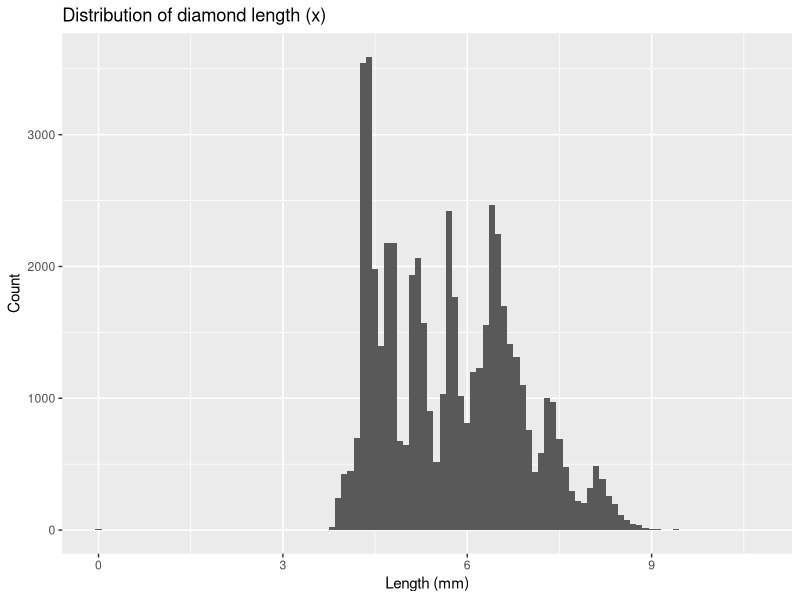
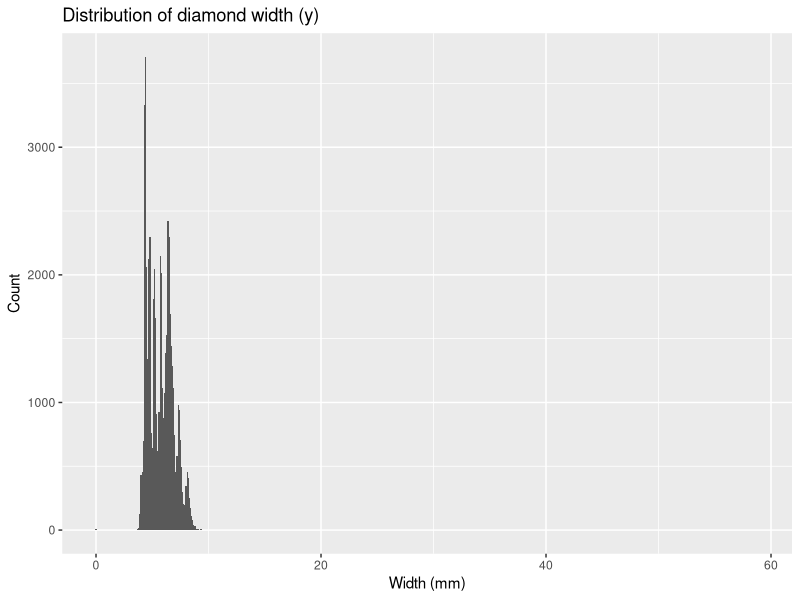
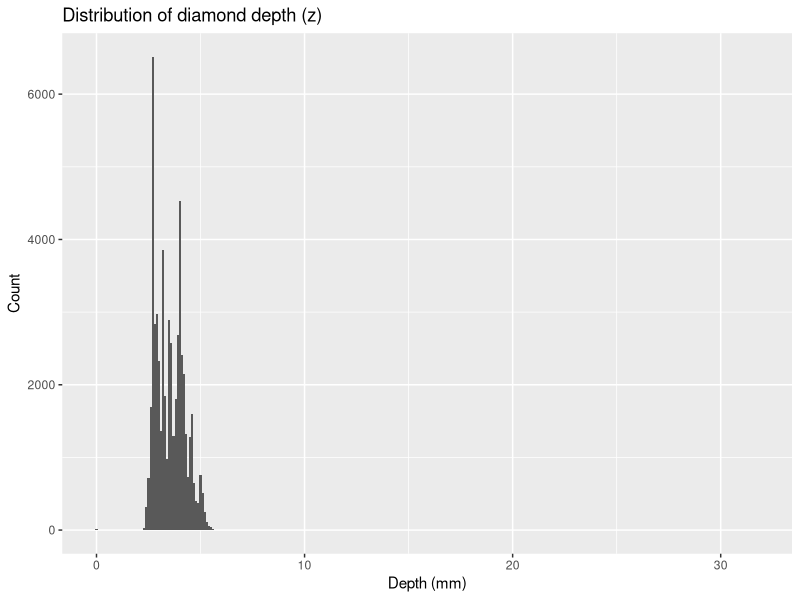
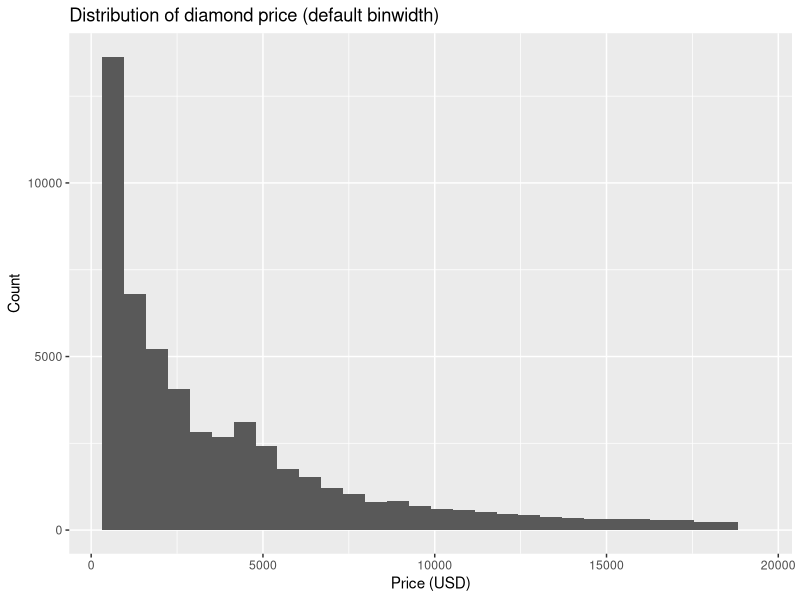
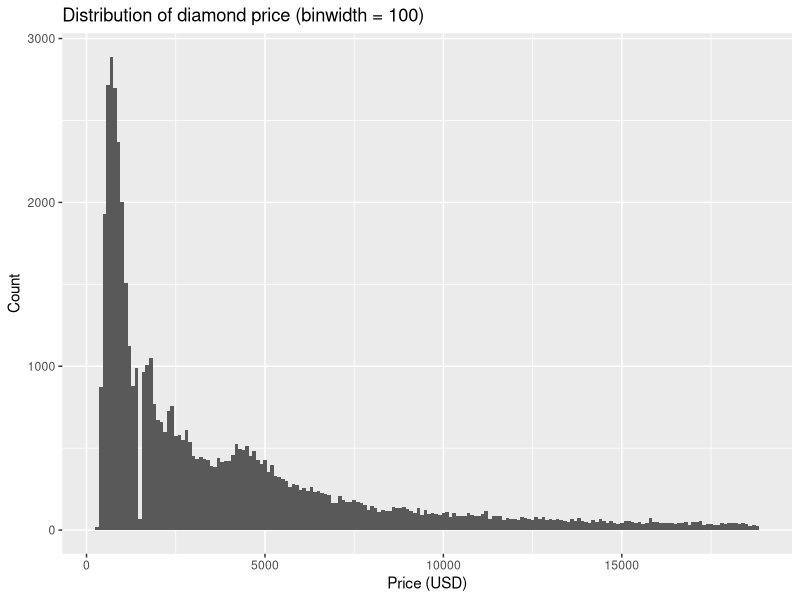
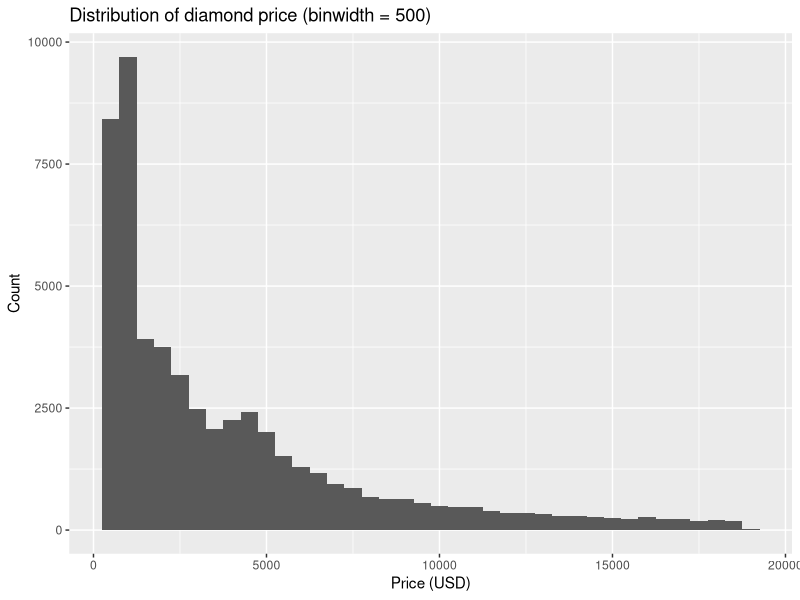
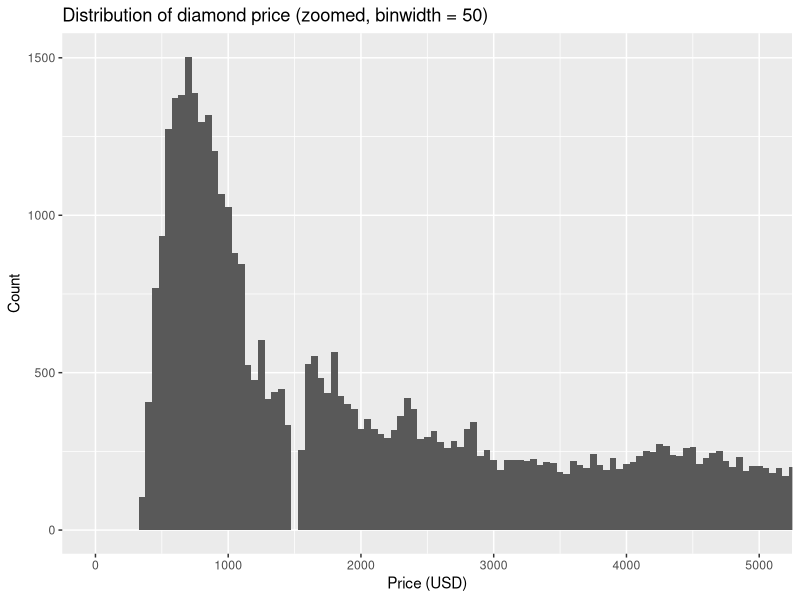
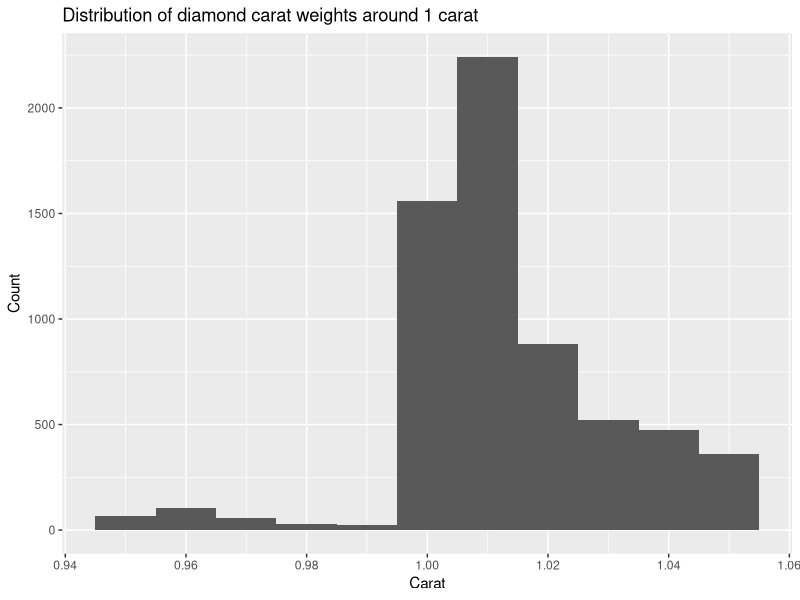

The R script that drew these images, in order:
## ---- chunk 1
knitr::opts_chunk$set(echo = TRUE)
library(tidyverse)
## ---- chunk 2
# Load the diamonds dataset
data(diamonds)

# Explore the x variable (length in mm)
ggplot(diamonds, aes(x = x)) +
  geom_histogram(binwidth = 0.1) +
  labs(title = "Distribution of diamond length (x)", 
       x = "Length (mm)",
       y = "Count")

# Get summary statistics for x
summary(diamonds$x)
## ---- chunk 3
# Explore the y variable (width in mm)
ggplot(diamonds, aes(x = y)) +
  geom_histogram(binwidth = 0.1) +
  labs(title = "Distribution of diamond width (y)", 
       x = "Width (mm)",
       y = "Count")

# Get summary statistics for y
summary(diamonds$y)
## ---- chunk 4
# Explore the z variable (depth in mm)
ggplot(diamonds, aes(x = z)) +
  geom_histogram(binwidth = 0.1) +
  labs(title = "Distribution of diamond depth (z)", 
       x = "Depth (mm)",
       y = "Count")

# Get summary statistics for z
summary(diamonds$z)
## ---- chunk 5
# Default histogram of price
ggplot(diamonds, aes(x = price)) +
  geom_histogram() +
  labs(title = "Distribution of diamond price (default binwidth)",
       x = "Price (USD)",
       y = "Count")
## ---- chunk 6
# Try a small binwidth to see more detail
ggplot(diamonds, aes(x = price)) +
  geom_histogram(binwidth = 100) +
  labs(title = "Distribution of diamond price (binwidth = 100)",
       x = "Price (USD)",
       y = "Count")
## ---- chunk 7
# Try a larger binwidth
ggplot(diamonds, aes(x = price)) +
  geom_histogram(binwidth = 500) +
  labs(title = "Distribution of diamond price (binwidth = 500)",
       x = "Price (USD)",
       y = "Count")
## ---- chunk 8
# Zoom in on the lower price range with small binwidth
ggplot(diamonds, aes(x = price)) +
  geom_histogram(binwidth = 50) +
  coord_cartesian(xlim = c(0, 5000)) +
  labs(title = "Distribution of diamond price (zoomed, binwidth = 50)",
       x = "Price (USD)",
       y = "Count")
## ---- chunk 9
# Count diamonds of 0.99 carats
diamonds_099 <- subset(diamonds, carat == 0.99)
nrow(diamonds_099)
## ---- chunk 10
# Count diamonds of 1 carat
diamonds_1 <- subset(diamonds, carat == 1)
nrow(diamonds_1)
## ---- chunk 11
# Count diamonds of 0.99 carats
diamonds_099 <- subset(diamonds, carat == 0.99)
count_099 <- nrow(diamonds_099)
print(paste("Number of diamonds with 0.99 carats:", count_099))

# Count diamonds of 1 carat
diamonds_1 <- subset(diamonds, carat == 1)
count_1 <- nrow(diamonds_1)
print(paste("Number of diamonds with 1 carat:", count_1))

# Create a subset for visualization
diamonds_around_1 <- subset(diamonds, carat >= 0.95 & carat <= 1.05)

# Plot the distribution
ggplot(diamonds_around_1, aes(x = carat)) +
  geom_histogram(binwidth = 0.01) +
  labs(title = "Distribution of diamond carat weights around 1 carat",
       x = "Carat",
       y = "Count")
## ---- chunk 12
# Using xlim() to zoom in
p1 <- ggplot(diamonds, aes(x = price)) +
  geom_histogram(binwidth = 500) +
  xlim(0, 5000) +
  labs(title = "Using xlim() to zoom",
       x = "Price (USD)",
       y = "Count")

print(p1)
## ---- chunk 13
# Using coord_cartesian() to zoom in
p2 <- ggplot(diamonds, aes(x = price)) +
  geom_histogram(binwidth = 500) +
  coord_cartesian(xlim = c(0, 5000)) +
  labs(title = "Using coord_cartesian() to zoom",
       x = "Price (USD)",
       y = "Count")

print(p2)
## ---- chunk 14
# Using xlim() with default binwidth
p3 <- ggplot(diamonds, aes(x = price)) +
  geom_histogram() +
  xlim(0, 5000) +
  labs(title = "Using xlim() with default binwidth",
       x = "Price (USD)",
       y = "Count")

print(p3)
## ---- chunk 15
# Using coord_cartesian() with default binwidth
p4 <- ggplot(diamonds, aes(x = price)) +
  geom_histogram() +
  coord_cartesian(xlim = c(0, 5000)) +
  labs(title = "Using coord_cartesian() with default binwidth",
       x = "Price (USD)",
       y = "Count")

print(p4)
## ---- chunk 16
# Zooming to show half a bar with xlim()
p5 <- ggplot(diamonds, aes(x = price)) +
  geom_histogram(binwidth = 1000) +
  xlim(0, 1500) +
  labs(title = "Using xlim() to zoom to half a bar",
       x = "Price (USD)",
       y = "Count")

print(p5)
## ---- chunk 17
# Zooming to show half a bar with coord_cartesian()
p6 <- ggplot(diamonds, aes(x = price)) +
  geom_histogram(binwidth = 1000) +
  coord_cartesian(xlim = c(0, 1500)) +
  labs(title = "Using coord_cartesian() to zoom with half a bar",
       x = "Price (USD)",
       y = "Count")

print(p6)
## ---- chunk 18
# Create sample data with NAs
set.seed(123)
sample_data <- data.frame(
  continuous_var = c(rnorm(100), NA, NA, NA, NA, NA),
  categorical_var = c(sample(letters[1:5], 100, replace = TRUE), NA, NA, NA, NA, NA)
)

# Histogram with missing values
ggplot(sample_data, aes(x = continuous_var)) +
  geom_histogram(binwidth = 0.5) +
  labs(title = "Histogram with missing values",
       x = "Continuous variable",
       y = "Count")
## ---- chunk 19
# Bar chart with missing values
ggplot(sample_data, aes(x = categorical_var)) +
  geom_bar() +
  labs(title = "Bar chart with missing values",
       x = "Categorical variable",
       y = "Count")
## ---- chunk 20
# Check if NA values are included in the bar chart
table(sample_data$categorical_var, useNA = "always")
## ---- chunk 21
# Create a vector with NAs
x <- c(1, 2, 3, NA, 5)

# Calculate mean with default settings
mean_default <- mean(x)
print(paste("Mean with default settings:", mean_default))

# Calculate mean with na.rm = TRUE
mean_na_rm <- mean(x, na.rm = TRUE)
print(paste("Mean with na.rm = TRUE:", mean_na_rm))

# Calculate sum with default settings
sum_default <- sum(x)
print(paste("Sum with default settings:", sum_default))

# Calculate sum with na.rm = TRUE
sum_na_rm <- sum(x, na.rm = TRUE)
print(paste("Sum with na.rm = TRUE:", sum_na_rm))
## ---- chunk 22
# Create a simple simulated flight dataset
set.seed(123)

# Create a small dataset with 1000 flights
n_flights <- 1000

# Generate scheduled departure hours (0-23)
sched_dep_hour <- sample(0:23, n_flights, replace = TRUE)

# Generate cancellation status (about 3% cancelled)
cancelled <- sample(c(TRUE, FALSE), n_flights, replace = TRUE, prob = c(0.03, 0.97))

# Create the dataframe
sim_flights <- data.frame(
  sched_dep_hour = sched_dep_hour,
  cancelled = cancelled
)

# Create a basic plot colored by cancelled status
ggplot(sim_flights, aes(x = sched_dep_hour, fill = cancelled)) +
  geom_bar() +
  scale_fill_manual(values = c("FALSE" = "darkblue", "TRUE" = "red")) +
  labs(title = "Scheduled departure time frequency by cancellation status",
       x = "Hour of scheduled departure time",
       y = "Number of flights")

# Facet by cancelled with default scales
ggplot(sim_flights, aes(x = sched_dep_hour)) +
  geom_bar() +
  facet_wrap(~ cancelled) +
  labs(title = "Departure time by cancellation status (fixed scales)")

# Facet with free_y scales
ggplot(sim_flights, aes(x = sched_dep_hour)) +
  geom_bar() +
  facet_wrap(~ cancelled, scales = "free_y") +
  labs(title = "Departure time by cancellation status (free y-scales)")

# Calculate proportions by hour and cancellation status
hour_counts <- table(sim_flights$sched_dep_hour, sim_flights$cancelled)
hour_props <- prop.table(hour_counts, margin = 2)
hour_props_df <- as.data.frame(hour_props)
names(hour_props_df) <- c("sched_dep_hour", "cancelled", "prop")

# Plot proportions
ggplot(hour_props_df, aes(x = sched_dep_hour, y = prop)) +
  geom_col() +
  facet_wrap(~ cancelled) +
  labs(title = "Proportion of flights by hour and cancellation status")
## ---- chunk 23
# First, recreate the frequency plot colored by cancelled status
ggplot(sim_flights, aes(x = sched_dep_hour, fill = cancelled)) +
  geom_bar() +
  scale_fill_manual(values = c("FALSE" = "darkblue", "TRUE" = "red")) +
  labs(title = "Scheduled departure time frequency by cancellation status",
       x = "Hour of scheduled departure time",
       y = "Number of flights",
       fill = "Cancelled")
## ---- chunk 24
# Now facet by cancelled with default scales
ggplot(sim_flights, aes(x = sched_dep_hour)) +
  geom_bar() +
  facet_wrap(~ cancelled) +
  labs(title = "Scheduled departure time by cancellation status (fixed scales)",
       x = "Hour of scheduled departure time",
       y = "Number of flights")
## ---- chunk 25
# Facet with free_y scales
ggplot(sim_flights, aes(x = sched_dep_hour)) +
  geom_bar() +
  facet_wrap(~ cancelled, scales = "free_y") +
  labs(title = "Scheduled departure time by cancellation status (free y-scales)",
       x = "Hour of scheduled departure time",
       y = "Number of flights")
## ---- chunk 26
# Alternative approach: use proportion instead of count
# Count by hour and cancellation status
counts <- table(sim_flights$sched_dep_hour, sim_flights$cancelled)

# Convert to data frame
counts_df <- as.data.frame(counts)
names(counts_df) <- c("sched_dep_hour", "cancelled", "n")

# Make sure sched_dep_hour is numeric
counts_df$sched_dep_hour <- as.numeric(as.character(counts_df$sched_dep_hour))

# Calculate proportions by group
counts_by_status <- split(counts_df, counts_df$cancelled)
prop_TRUE <- counts_by_status[["TRUE"]]
prop_TRUE$prop <- prop_TRUE$n / sum(prop_TRUE$n)
prop_FALSE <- counts_by_status[["FALSE"]]
prop_FALSE$prop <- prop_FALSE$n / sum(prop_FALSE$n)
props_df <- rbind(prop_TRUE, prop_FALSE)

# Plot proportions
ggplot(props_df, aes(x = sched_dep_hour, y = prop)) +
  geom_col() +
  facet_wrap(~ cancelled) +
  labs(title = "Proportion of flights by hour and cancellation status",
       x = "Hour of scheduled departure time",
       y = "Proportion")
